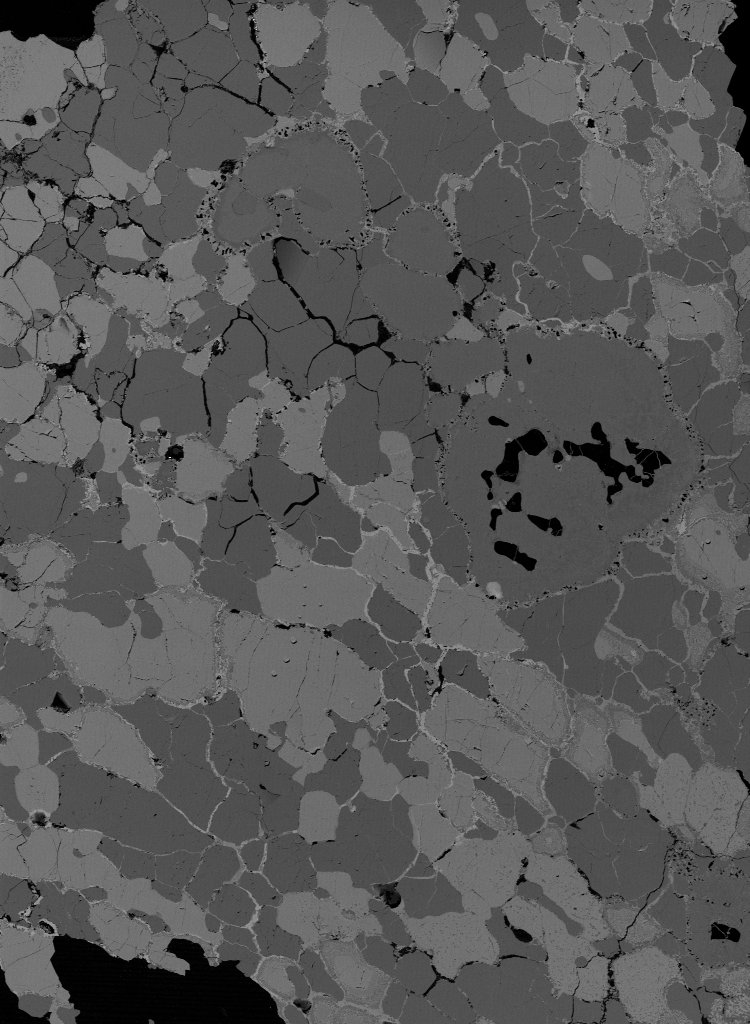
#> input picture data/001/1-Si.jpg, 750 x 1024 px; its folder holds 3 pictures in this run; the run also reads 1 picture not shown here
$ jupyter execute modeAnalysis_JP.ipynb
#> lines starting #> are read from the running program, lines starting #| are printed output that depends on the picture
[cell 1]
# ライブラリのインポート
import numpy as np
import pandas as pd
import matplotlib.pyplot as plt
import seaborn as sns
import os
import cv2
from skimage.io import imsave
from google.colab import drive

[cell 2]
# ドライブにマウント
drive.mount('/content/drive', force_remount=True)
drive_path = '/content/drive/MyDrive/20230406_modeAnalysis' # @param{type:"string"}
os.chdir(drive_path)

# データの読み込み

[cell 3]
#@markdown  /data 内のフォルダ名
sample = '001' # @param{type:"string"}

# データフォルダが存在するか確認
datadir = f"data/{sample}"
assert os.path.exists(datadir), f"path not exists: {datadir}"
# 画像を書き出すフォルダを作成
savedir = f"out/{sample}"
if os.path.exists(savedir):
    print(f"CHECK! Savedir already exists: {savedir}")
    print('Existing files may be overwritten')
os.makedirs(savedir, exist_ok = True)

[cell 4]
#@markdown  画像のファイル名と同じ名前をリスト形式で
elements = ['1-Si', '2-Mg', '4-Fe'] # @param{type:"raw"}
#@markdown  画像ファイルの拡張子
ext = '.jpg' # @param{type:"string"}

# データを取得して画像で表示
fig, ax = plt.subplots(1, len(elements), figsize = (15, 7))
plt.gray()
flatten_arrays = {}

for i, e in enumerate(elements):
    img_path = f"data/{sample}/{e}{ext}"
    assert os.path.exists(img_path), f"path not exists: {img_path}"
    img_k = cv2.imread(img_path, 0)
#> img_k is the input picture: shape (1024, 750); min 0, max 255, mean 88
    flatten_arrays[e] = np.array(img_k).flatten()

    # 1 列で表示する場合
    ax[i].imshow(img_k)
    ax[i].set_title(e)
    ax[i].set_aspect('equal')

plt.show()
df_flat = pd.DataFrame(flatten_arrays)
#> df_flat = table of 768000 rows and 3 columns

# 元素比でマッピング

[cell 5]
pairs = [('1-Si', '2-Mg'), ('4-Fe', '2-Mg')]
# ヒストグラムを見ながら範囲を決定
ranges = [(0, 5), (0, 3)] # 最初は (0, 255) で設定し，グラフを見ながら絞り込んでいく

###########
fig, ax = plt.subplots(1, len(pairs), figsize = (15, 5))
for i, p in enumerate(pairs):
    ax[i].hist(df_flat[p[0]] / df_flat[p[1]], range=ranges[i], bins=50)
    ax[i].set_title(' / '.join(list(p)))
plt.show()
#> figure, not shown here; panel 1: tallest bar 265874 high, from x = 0.3 to 0.4; panel 2: tallest bar 474923 high, from x = 0.12 to 0.18

[cell 6]
# 元素比のマッピング

ranges = [(0, 5), (0, 1.1)] # 上で決定した範囲，下限は 0 で固定（変更しても画像は変わらないです）

###########

fig, ax = plt.subplots(1, len(pairs), figsize = (15, 7))
plt.gray()
for i, p in enumerate(pairs):
    img_ratio = np.array(df_flat[p[0]] / df_flat[p[1]]).reshape(img_k.shape)
    img_ratio = np.where(img_ratio >= ranges[i][1], ranges[i][1], img_ratio) # 上限値を超えるピクセルを置換
    img_ratio = (img_ratio / ranges[i][1] * 255).astype(np.uint8) # 0~255 までの整数型に変換
    ax[i].imshow(img_ratio)
    ax[i].set_aspect('equal')
    ax[i].set_title(' / '.join(list(p)))
#> this loop made 2 passes
#> pass 1, `img_ratio = np.where(img_ratio >= ranges[i][1], ranges[i][1], img_ratio)`:
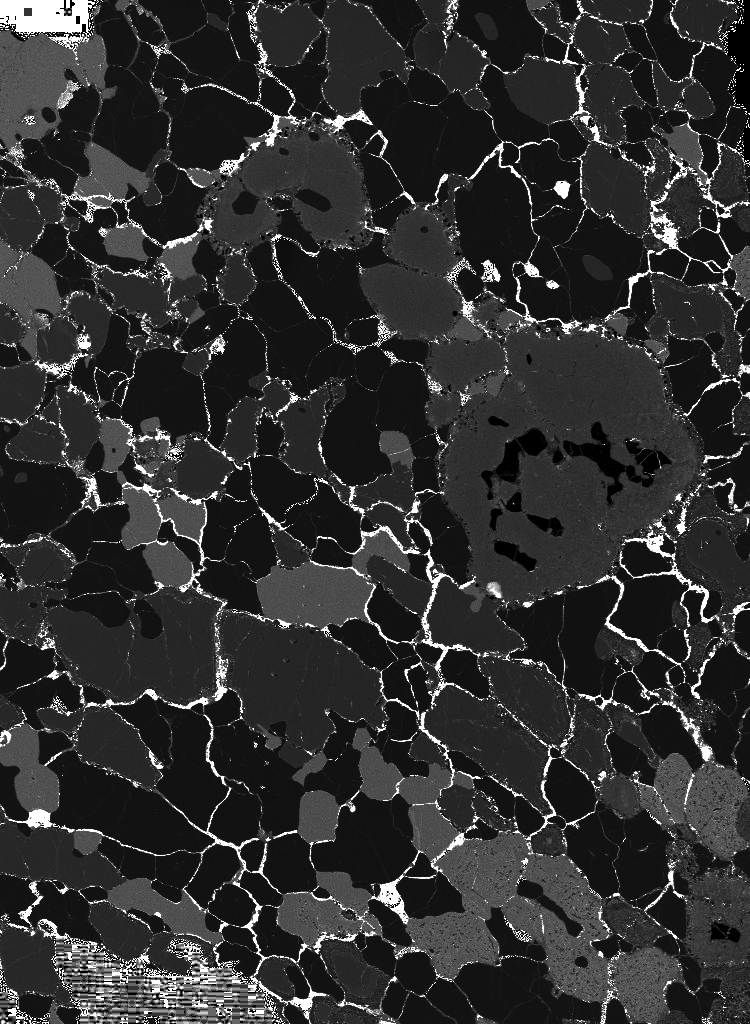
#> img_ratio: shape (1024, 750) float64; 0.43% of the values are NaN or infinite; the others: min 0, max 5, mean 0.97; drawn with min black, max white, NaN and infinite black
plt.show()

# 鉱物の特定

[cell 7]
# 元素ごとのヒストグラムを作成
fig, ax = plt.subplots(1, len(elements), figsize = (15, 5))
for i, e in enumerate(elements):
    ax[i].hist(flatten_arrays[e], bins=50)
    ax[i].set_title(e)
plt.show()
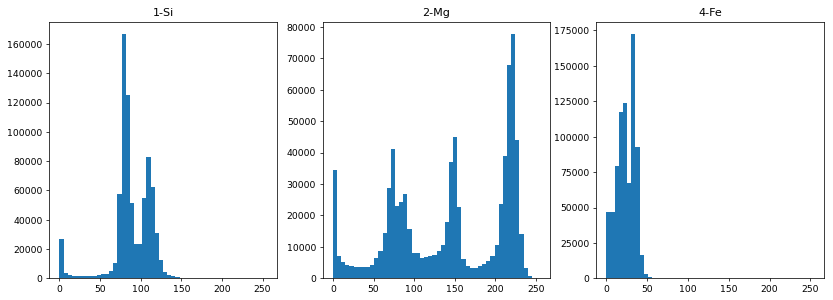
#> figure drawn by matplotlib, 3 panels; panel 1: tallest bar 166878 high, from x = 76.5 to 81.6; panel 2: tallest bar 77807 high, from x = 219.3 to 224.4; panel 3: tallest bar 172562 high, from x = 30.48 to 35.56

[cell 8]
# 相関図を作成．
num_sample = np.array([len(df_flat), 50000]).min() # すべての点で描画すると時間がかかるので，データ点が 50000 点より多い場合にはランダムサンプリングをしてから描画
#> num_sample = 50000
df_flat = pd.DataFrame(flatten_arrays)
sns.pairplot(df_flat.sample(num_sample), height=4, vars = elements,  plot_kws={"s":1, "alpha": 0.3})

savepath = f"out/{sample}/pairplot1.jpg"
plt.savefig(savepath)
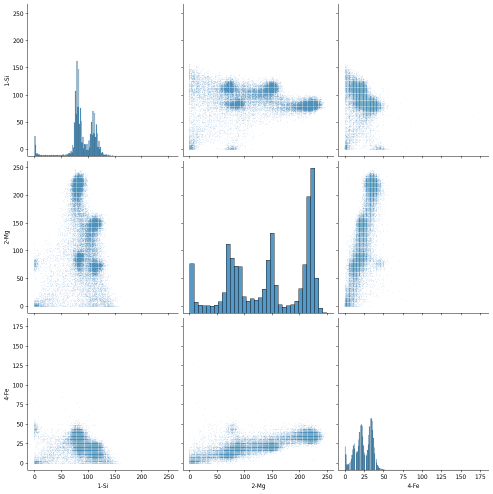
#> figure drawn by matplotlib, 9 panels
plt.show()

[cell 9]
# 比でプロットする場合
# ÷0 の対策が必要？

# df_flat['Si_Mg'] = df_flat['1-Si'] / df_flat['2-Mg']
# df_flat['Mg_Fe'] = df_flat['2-Mg'] / df_flat['4-Fe']
# sns.pairplot(df_flat.sample(num_sample), height=4, vars = ['Si_Mg', 'Mg_Fe'],  plot_kws={"s":1, "alpha": 0.3})

# 手動で閾値を設定して分類

[cell 10]
# 分類番号: [元素ごとに (下限, 上限) のペア] を指定
# 下限無しの場合は 0, 上限無しの場合は 255 を入れる
# 基準に重なりがある場合は上の基準が優先されるので，わかりやすく分離できる条件から書いていく

criteria = {
            1: [(0, 25), (0, 10), (0, 5)], # blank, すべての元素濃度が低いもの
            6: [(0, 255), (60, 95), (35, 60)], # Mg-Fe のトレンドから外れるもの
            2: [(0, 255), (175, 255), (0, 255)], # Mg 濃度が最も高いピーク
            3: [(90, 255), (110, 175), (0, 255)], # Mg 濃度が 2 番目に高いピーク
            4: [(50, 95), (60, 110), (0, 255)], # Mg 濃度が 3 番目に高いピークのうち，Si 濃度が低いもの
            5: [(95, 130), (40, 90), (0, 255)], # Mg 濃度が 3 番目に高いピークのうち，Si 濃度が高いもの
            }

###########################

df_flat['type'] = 0 # 未分類
for k, v in criteria.items():
    df_temp = df_flat[df_flat['type'] == 0]
    for i, (min, max) in enumerate(v):
        df_temp = df_temp[(df_temp[elements[i]] >= min) & (df_temp[elements[i]] <= max)]
    df_flat.loc[list(df_temp.index), 'type'] = k
#> this loop made 6 passes

display(df_flat)

[cell 11]
# 色分けした相関図を作成
num_sample = np.array([len(df_flat), 50000]).min() # すべての点で描画すると時間がかかるので，データ点が 50000 点より多い場合にはランダムサンプリングをしてから描画
palette = sns.color_palette(n_colors=len(criteria) + 1)
sns.pairplot(df_flat.sample(num_sample), height=4, vars = elements, hue="type",
             palette = palette, plot_kws={"s":1, "alpha": 0.3})
savepath = f"out/{sample}/pairplot2.jpg"
plt.savefig(savepath)
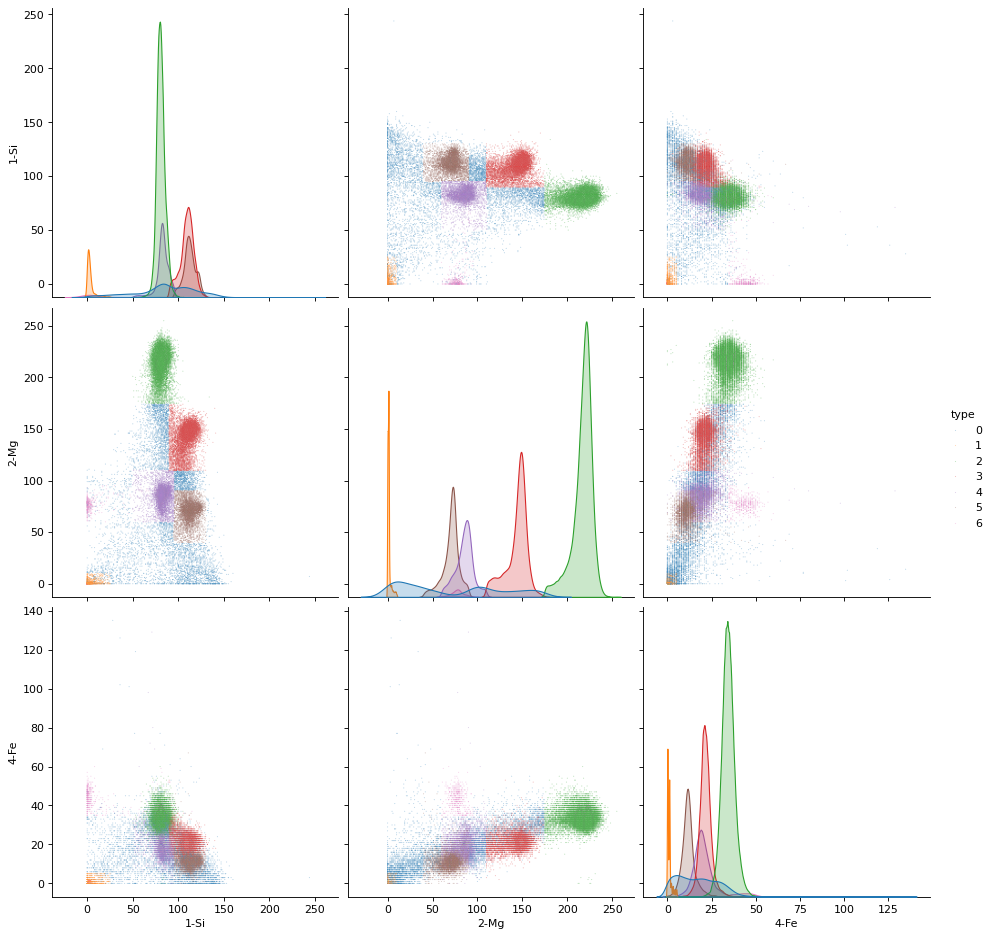
#> figure drawn by matplotlib, 9 panels
plt.show()

[cell 12]
# 画像との対比
# データを取得して画像で表示
fig, ax = plt.subplots(1, len(elements) + 1, figsize = (17, 7))

for i, e in enumerate(elements):
    img_path = f"data/{sample}/{e}{ext}"
    assert os.path.exists(img_path), f"path not exists: {img_path}"
    img = cv2.imread(img_path)
    ax[i].imshow(img)
    ax[i].set_title(e)
    ax[i].set_aspect('equal')

mode = np.zeros_like(cv2.imread(img_path))
#> mode: shape (1024, 750, 3); every value is 0
mode_k = np.array(df_flat['type']).reshape(mode.shape[:2])
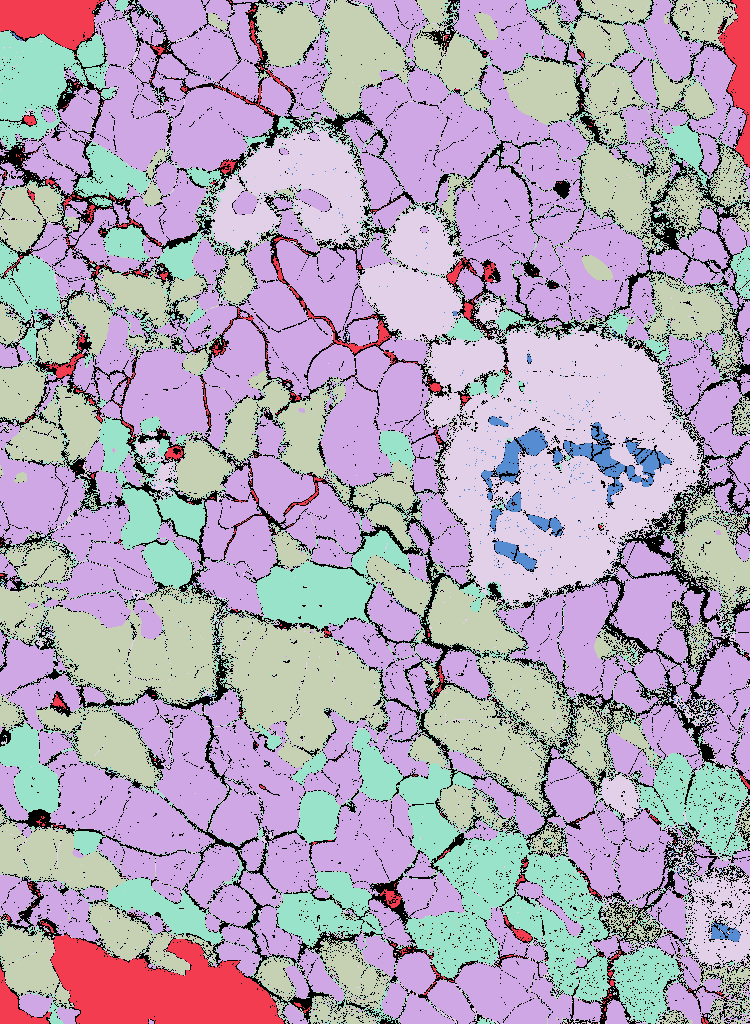
#> mode_k: shape (1024, 750) int64; 7 distinct labels, from 0 to 6; one colour per label, 0 black
for i, p in enumerate(palette):
    mode[mode_k == i] = (np.array(p) * 255)
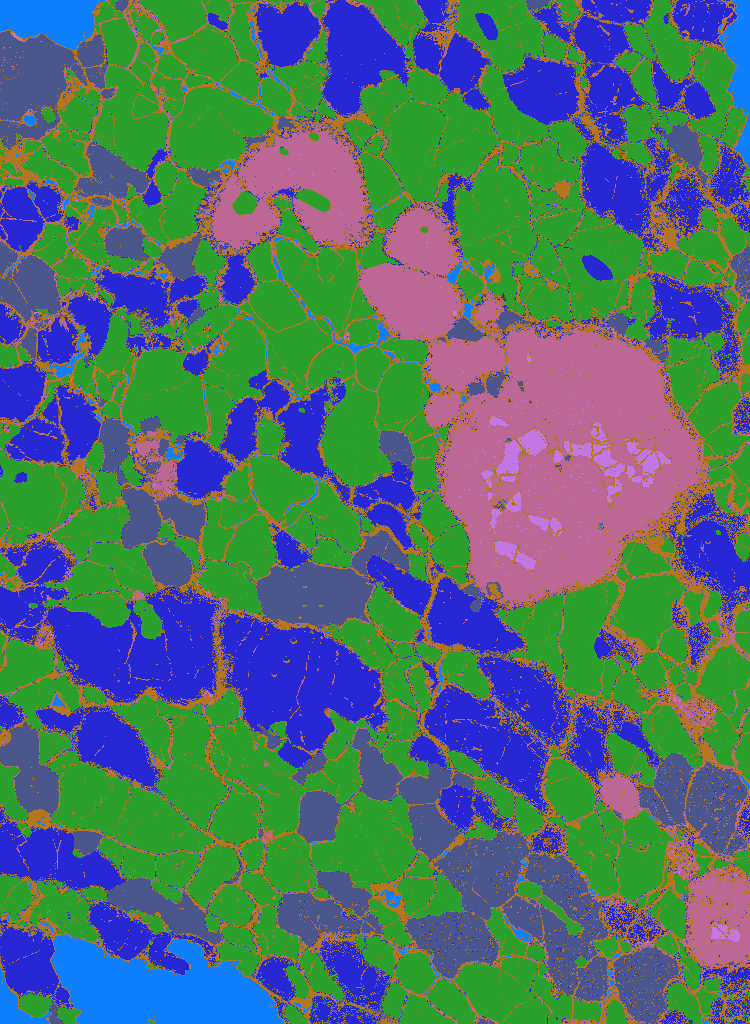
#> mode: shape (1024, 750, 3); mean B, G, R 109.8, 113.1, 79.8
ax[len(elements)].imshow(mode)
ax[len(elements)].set_title('Mode')

# Mode 画像だけを保存
imsave(f"out/{sample}/mode1.jpg", mode)
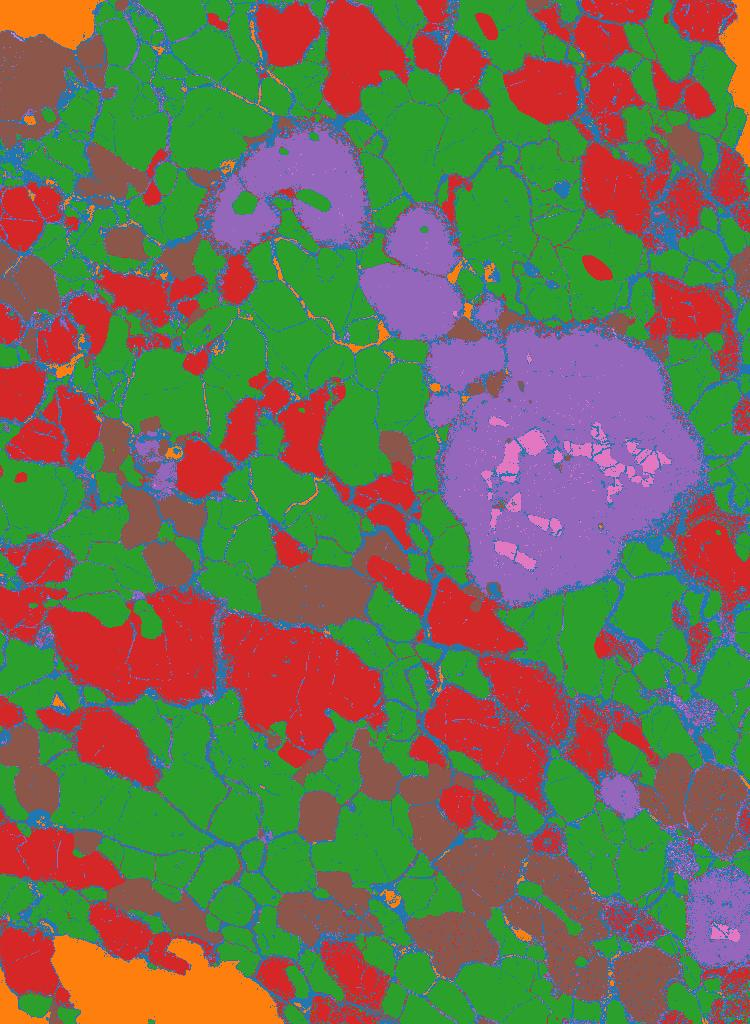
#> saved as mode1.jpg: shape (1024, 750, 3); mean R, G, B 109.4, 113.2, 79.8

# 元素マップと並べて書き出し
savepath = f"out/{sample}/mode2.jpg"
plt.savefig(savepath)
#> figure, not shown here; B, G, R data is drawn as R, G, B
plt.show()

[cell 13]
# 面積割合の算出
valid_criteria = [2, 3, 4, 5, 6] # 分母に含めるクライテリア

num_valid = np.sum(df_flat['type'].isin(valid_criteria))
#> num_valid = 652719
for k in valid_criteria:
    print(f"criteria {k}: {round(np.sum(df_flat['type'] == k) / num_valid * 100, 1)} %")
#> this loop made 5 passes
#| criteria 2: 46.6 %
#| criteria 3: 24.1 %
#| criteria 4: 13.6 %
#| criteria 5: 14.8 %
#| criteria 6: 0.9 %
